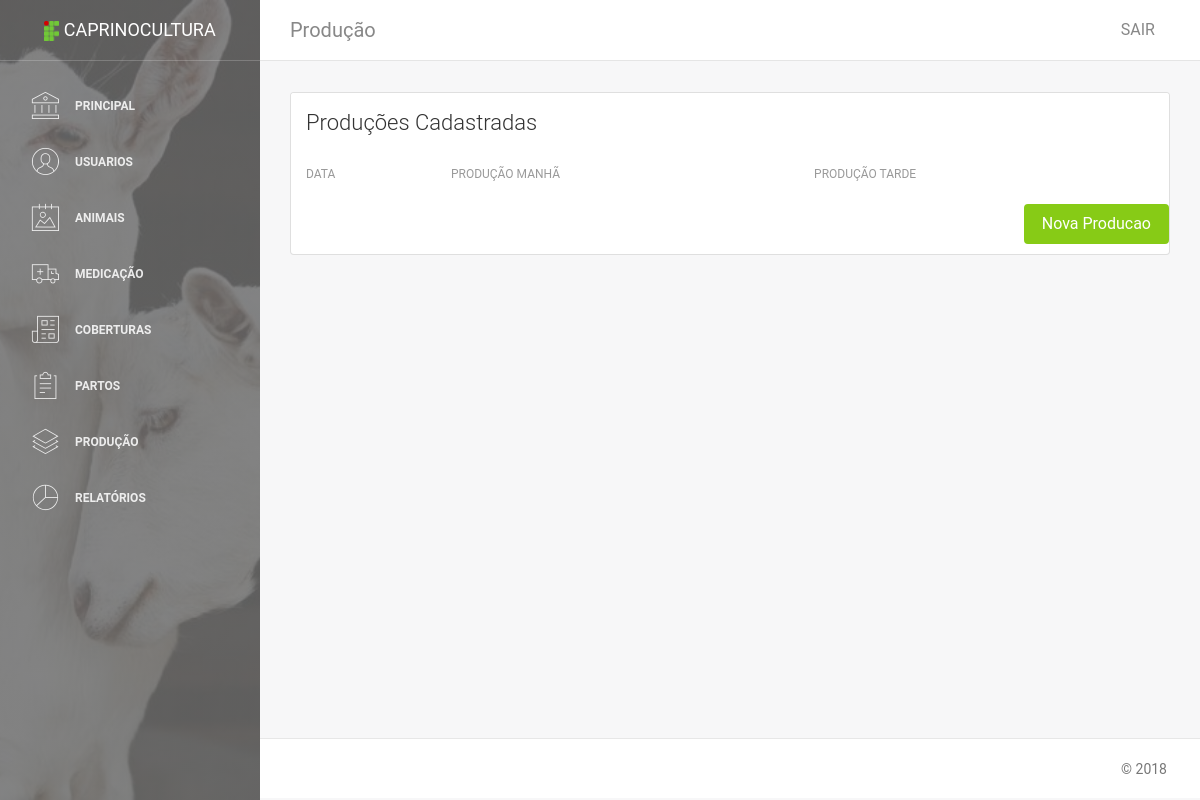
The app's page /animais/mostra_producao/1 (signed in), older data.
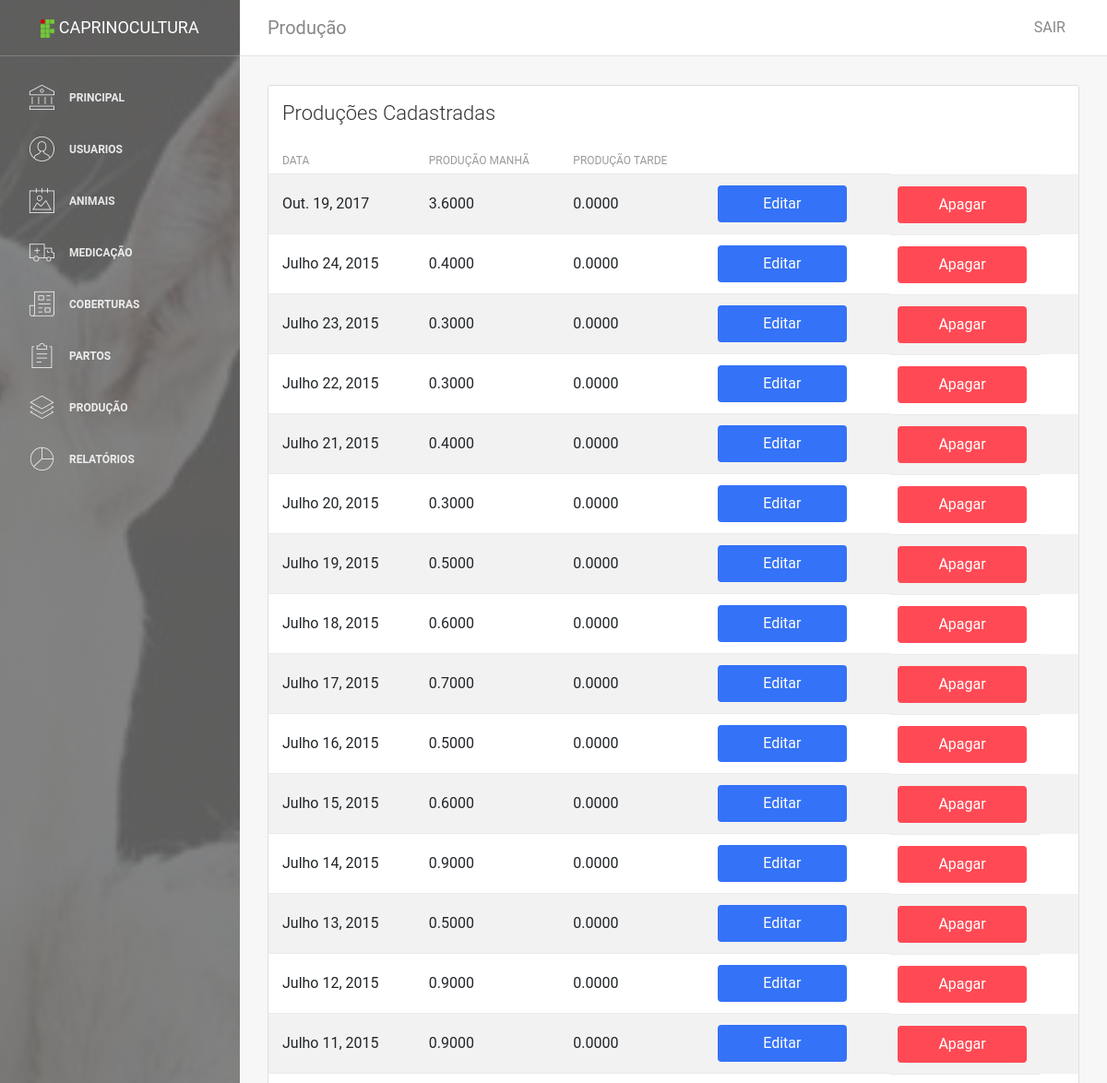
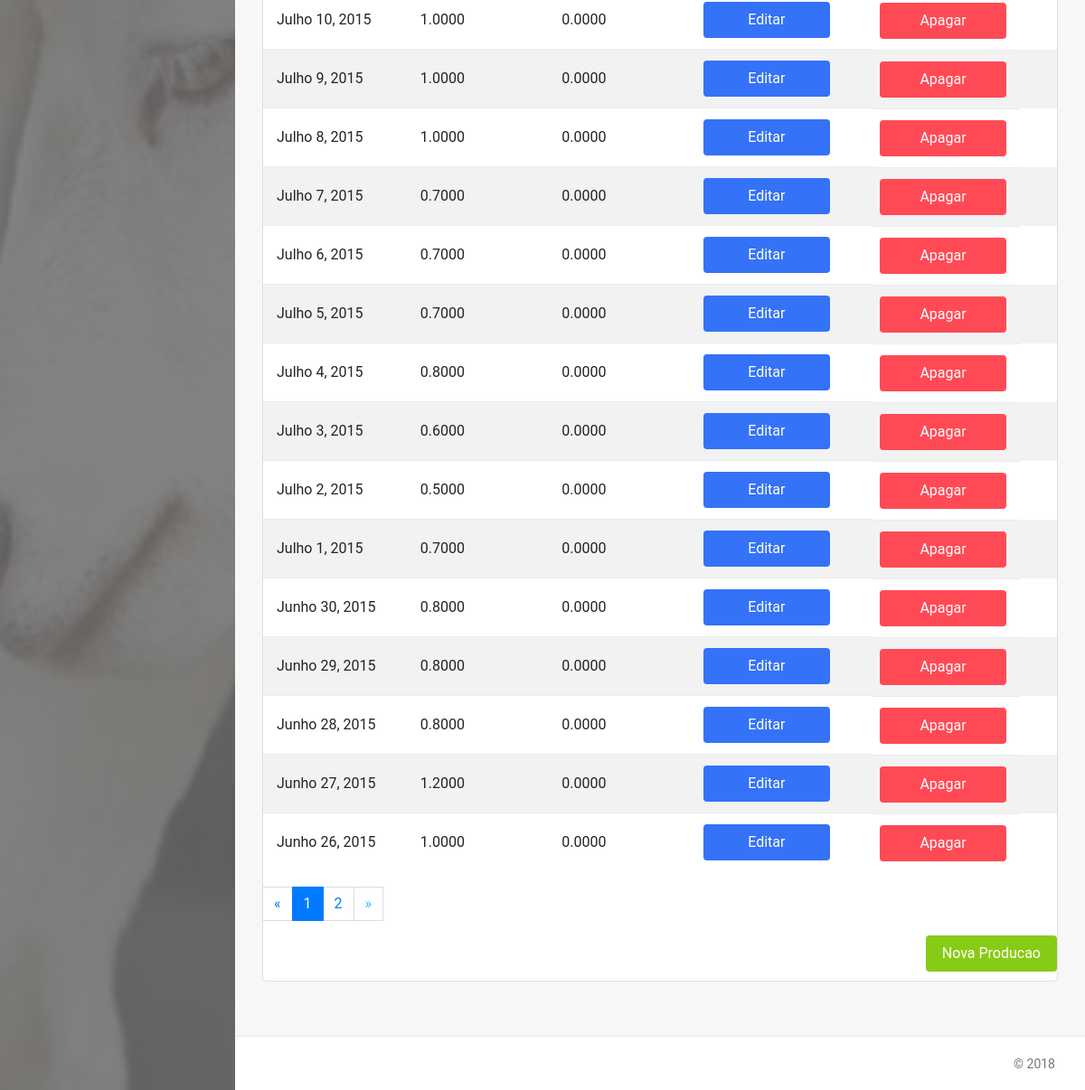
The same page, newer data (2 pictures, top to bottom).
### caprino/animais/models.py (models this page shows)
class Producao(models.Model):
    data_producao = models.DateField(verbose_name='Data')
    manha_producao = models.DecimalField(verbose_name='Peso Manhã', max_digits=5, decimal_places=4, blank=True, null=True)
    tarde_producao = models.DecimalField(verbose_name='Peso Tarde', max_digits=5, decimal_places=4, blank=True, null=True)
    descarte_producao = models.CharField(verbose_name='Descarte Produção', max_length=50, blank=True, null=True)
    id_cabra = models.ForeignKey(Animal, verbose_name="Cabra", on_delete=models.SET_NULL, null=True)
    class Meta:
        verbose_name = 'Producao'

### caprino/animais/views.py (the view)
# urls.py: path('mostra_producao/<int:pk>', views.MostraProducao, name='Mostra_Producao'),
@login_required
def MostraProducao(request, pk):
    producao = Producao.objects.all().filter(id_cabra_id=pk).order_by('-data_producao')
    paginator = Paginator(producao, 30)
    page = request.GET.get('page')
    try:
        producao = paginator.page(page)
    except PageNotAnInteger:
        producao = paginator.page(1)
    except EmptyPage:
        producao = paginator.page(paginator.num_pages)
    return render(request, 'producao/mostraProducao.html', {'producao': producao, 'cabra': pk})

### templates/producao/mostraProducao.html (shortened to what the changed rows need)
{% extends 'base.html' %}
{% block conteudo %}
<div class="content">
    <div class="container-fluid">
        <div class="row">
            <div class="col-md-12">
                <div class="card strpied-tabled-with-hover">
                    <div class="card-body table-full-width table-responsive">
                        <table class="table table-hover table-striped">
                            <thead>
                                <tr>
                                    <th>Data</th>
                                    <th>Produção Manhã</th>
                                    <th>Produção tarde</th>
                                </tr>
                            </thead>
                            <tbody>
                                {% for p in producao %}
                                <tr>
                                    <td>{{ p.data_producao }}</td>
                                    <td>{{ p.manha_producao }}</td>
                                    <td>{{ p.tarde_producao }}</td>
                                    <td><a class="btn btn-primary btn-fill btn-wd" href="{% url 'caprino.animais:Atualiza_Producao' id_prod=p.id id_cabra=cabra %}" title="Editar">Editar</a></td>
                                    <td><a class="btn btn-danger btn-fill btn-wd" href="{% url 'caprino.animais:Delete_Producao' p.id %}" title="Apagar">Apagar</a></td>
                                </tr>
                                {% endfor %}
                            </tbody>
                        </table>
                        {% if producao.has_other_pages %}
                        <nav aria-label="Page navigation">
                            <ul class="pagination">
                                {% if producao.has_previous %}
                                    <li class="page-link"><a href="?page={{ producao.previous_page_number }}">&laquo;</a></li>
                                {% else %}
                                    <li class="page-link disabled"><span>&laquo;</span></li>
                                {% endif %}
                                {% for i in producao.paginator.page_range %}
                                    {% if producao.number == i %}
                                        <li class="page-item active"><span class="page-link">{{ i }} <span class="sr-only">(current)</span></span></li>
                                    {% else %}
                                        <li class="page-item"><a class="page-link" href="?page={{ i }}">{{ i }}</a></li>
                                    {% endif %}
                                {% endfor %}
                                {% if producao.has_next %}
                                    <li class="page-link"><a href="?page={{ producao.next_page_number }}">&raquo;</a></li>
                                {% else %}
                                    <li class="page-link disabled"><span>&raquo;</span></li>
                                {% endif %}
                            </ul>
                        </nav>
                        {% endif %}
                    </div>
                </div>
            </div>
        </div>
    </div>
</div>
{% endblock %}

Row changes from the older to the newer data that the page shows:
added Producao: data_producao "Out. 19, 2017", manha_producao "3.6000", tarde_producao "0.0000"
added Producao: data_producao "Julho 24, 2015", manha_producao "0.4000", tarde_producao "0.0000"
added Producao: data_producao "Julho 23, 2015", manha_producao "0.3000", tarde_producao "0.0000"
added Producao: data_producao "Julho 22, 2015", manha_producao "0.3000", tarde_producao "0.0000"
added Producao: data_producao "Julho 21, 2015", manha_producao "0.4000", tarde_producao "0.0000"
now on this page (row edited): Producao: data_producao "Julho 20, 2015", manha_producao "0.3000", tarde_producao "0.0000"
now on this page (row edited): Producao: data_producao "Julho 19, 2015", manha_producao "0.5000", tarde_producao "0.0000"
now on this page (row edited): Producao: data_producao "Julho 18, 2015", manha_producao "0.6000", tarde_producao "0.0000"
now on this page (row edited): Producao: data_producao "Julho 17, 2015", manha_producao "0.7000", tarde_producao "0.0000"
added Producao: data_producao "Julho 16, 2015", manha_producao "0.5000", tarde_producao "0.0000"
added Producao: data_producao "Julho 15, 2015", manha_producao "0.6000", tarde_producao "0.0000"
added Producao: data_producao "Julho 14, 2015", manha_producao "0.9000", tarde_producao "0.0000"
added Producao: data_producao "Julho 13, 2015", manha_producao "0.5000", tarde_producao "0.0000"
added Producao: data_producao "Julho 12, 2015", manha_producao "0.9000", tarde_producao "0.0000"
now on this page (row edited): Producao: data_producao "Julho 11, 2015", manha_producao "0.9000", tarde_producao "0.0000"
now on this page (row edited): Producao: data_producao "Julho 10, 2015", manha_producao "1.0000", tarde_producao "0.0000"
now on this page (row edited): Producao: data_producao "Julho 9, 2015", manha_producao "1.0000", tarde_producao "0.0000"
now on this page (row edited): Producao: data_producao "Julho 8, 2015", manha_producao "1.0000", tarde_producao "0.0000"
now on this page (row edited): Producao: data_producao "Julho 7, 2015", manha_producao "0.7000", tarde_producao "0.0000"
added Producao: data_producao "Julho 6, 2015", manha_producao "0.7000", tarde_producao "0.0000"
now on this page (row edited): Producao: data_producao "Julho 5, 2015", manha_producao "0.7000", tarde_producao "0.0000"
added Producao: data_producao "Julho 4, 2015", manha_producao "0.8000", tarde_producao "0.0000"
added Producao: data_producao "Julho 3, 2015", manha_producao "0.6000", tarde_producao "0.0000"
added Producao: data_producao "Julho 2, 2015", manha_producao "0.5000", tarde_producao "0.0000"
added Producao: data_producao "Julho 1, 2015", manha_producao "0.7000", tarde_producao "0.0000"
added Producao: data_producao "Junho 30, 2015", manha_producao "0.8000", tarde_producao "0.0000"
added Producao: data_producao "Junho 29, 2015", manha_producao "0.8000", tarde_producao "0.0000"
added Producao: data_producao "Junho 28, 2015", manha_producao "0.8000", tarde_producao "0.0000"
added Producao: data_producao "Junho 27, 2015", manha_producao "1.2000", tarde_producao "0.0000"
added Producao: data_producao "Junho 26, 2015", manha_producao "1.0000", tarde_producao "0.0000"
Text that changed along with them:
new list line: "1"
new list line: "2"
